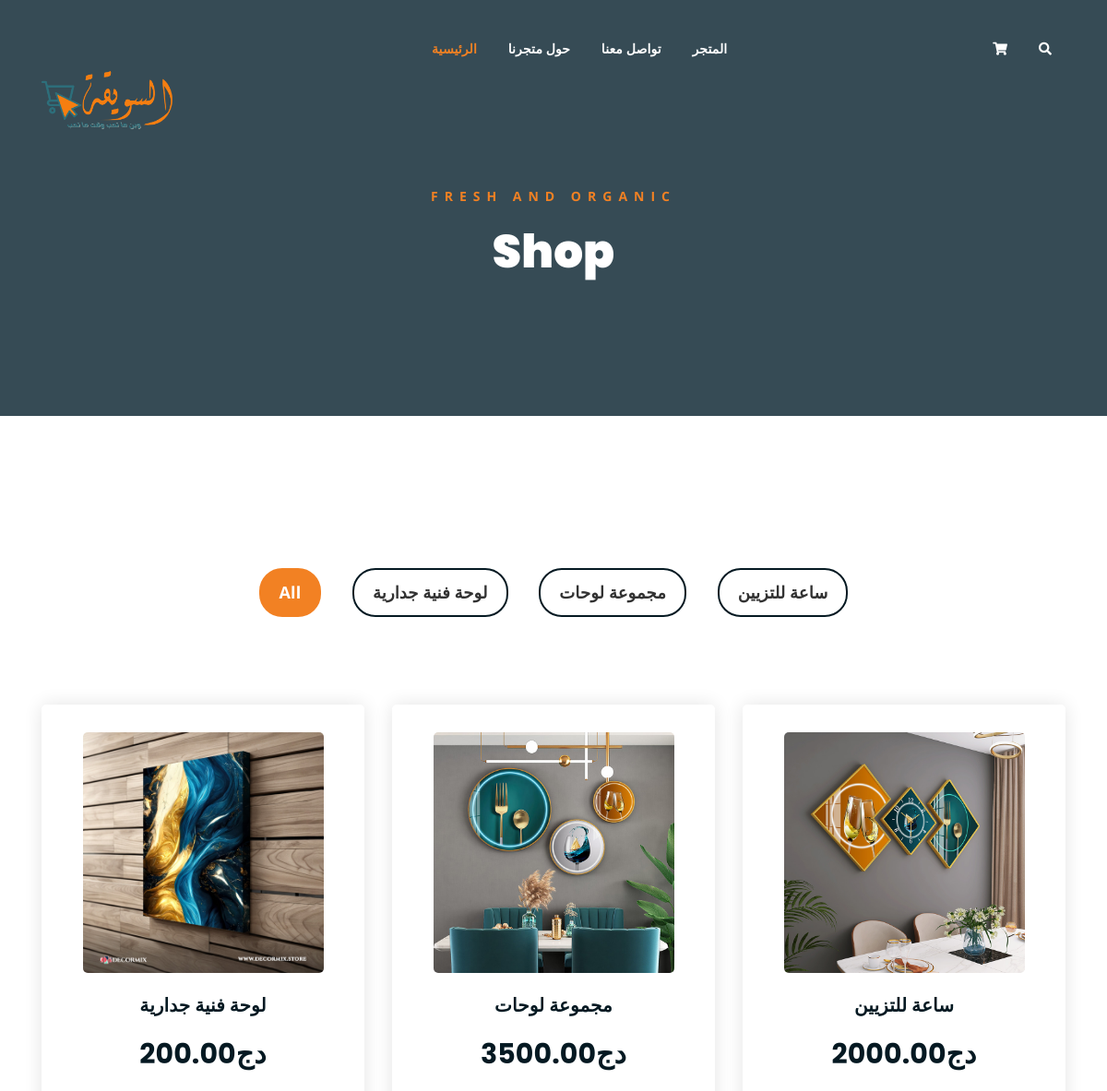
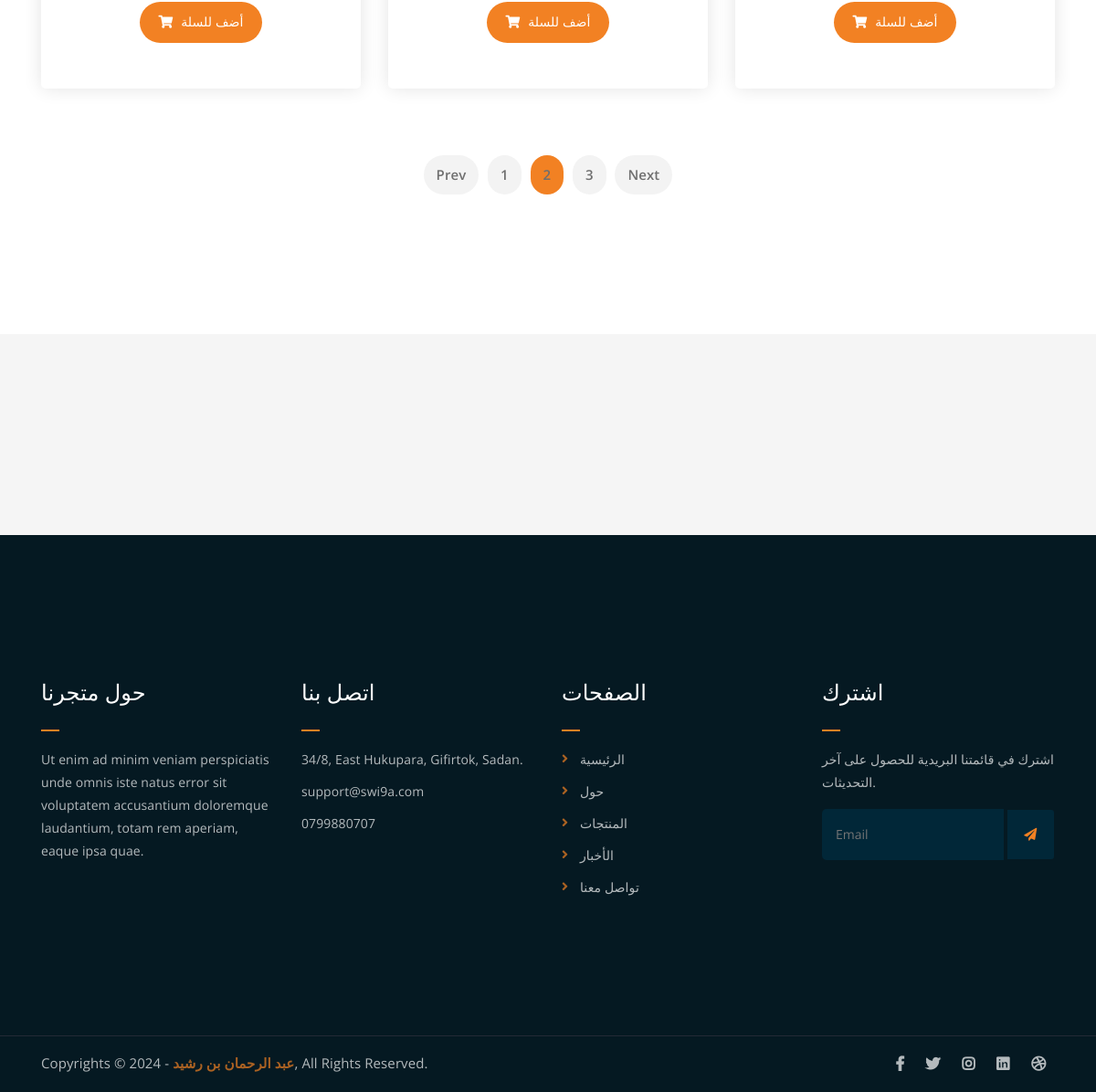
Page /shop on the committed database (2 pictures, top to bottom).
### ecom_site/models.py (models this page shows, shortened)
class Product(models.Model):
    name=models.CharField(max_length=20)
    price=models.DecimalField(max_digits=20,decimal_places=2)
    image=models.ImageField(upload_to='photos')
    describtion=models.TextField()

### ecom_site/views.py (the view)
# urls.py: path('shop',views.shop,name='shop'),
def shop(request):
    context={'products':Product.objects.all()}
    return render(request,'pages/shop.html',context)

### templates/pages/shop.html
{% extends 'base.html' %}
{% load static %}
{% block content %}
	<div class="breadcrumb-section breadcrumb-bg">
		<div class="container">
			<div class="row">
				<div class="col-lg-8 offset-lg-2 text-center">
					<div class="breadcrumb-text">
						<p>Fresh and Organic</p>
						<h1>Shop</h1>
					</div>
				</div>
			</div>
		</div>
	</div>
	<div class="product-section mt-150 mb-150">
		<div class="container">
			<div class="row">
                <div class="col-md-12">
                    <div class="product-filters">
                        <ul>
							<li class="active" data-filter="*">All</li>
							{% for product in products %}
                            <li data-filter=".{{product.name}}">{{product.name}}</li>
                            {% endfor %}
                        </ul>
                    </div>
                </div>
            </div>
			<div class="row product-lists">
				{% for product in products %}
				<div class="col-lg-4 col-md-6 text-center {{product.name}}">
					<div class="single-product-item">
						<div class="product-image">
							<a href="{% url 'single-product' product.id %}"><img src="{{product.image.url}}" alt=""></a>
						</div>
						<h3>{{product.name}}</h3>
						<p class="product-price"> دج{{product.price}} </p>
						<a href="{% url 'add_to_cart' product.id %}" class="cart-btn"><i class="fas fa-shopping-cart"></i> أضف للسلة</a>
					</div>
				</div>
				{% endfor %}
			</div>
			<div class="row">
				<div class="col-lg-12 text-center">
					<div class="pagination-wrap">
						<ul>
							<li><a href="#">Prev</a></li>
							<li><a href="#">1</a></li>
							<li><a class="active" href="#">2</a></li>
							<li><a href="#">3</a></li>
							<li><a href="#">Next</a></li>
						</ul>
					</div>
				</div>
			</div>
		</div>
	</div>
{% endblock content %}

### fruit/static/assets/css/main.css (style rules this page uses)
html { font-size: 14px; font-weight: 400; line-height: 28px; height: 100%; }
body { font-family: "Open Sans", sans-serif; font-weight: 400; font-size: 1rem; letter-spacing: 0.1px; line-height: 1.8; color: #051922; overflow-x: hidden; }
body img { max-width: 100%; }
a { cursor: pointer; text-decoration: none; -webkit-transition: all 0.2s ease-in-out; -o-transition: all 0.2s ease-in-out; transition: all 0.2s ease-in-out; }
h1, .h1, h2, .h2, h3, .h3, h4, .h4, h5, .h5, h6, .h6 { font-family: "Poppins", sans-serif; font-weight: 700; margin: 0 0 1.25rem 0; color: #051922; }
h1:last-child, .h1:last-child, h2:last-child, .h2:last-child, h3:last-child, .h3:last-child, h4:last-child, .h4:last-child, h5:last-child, .h5:last-child, h6:last-child, .h6:last-child { margin: 0; }
h1, .h1 { font-size: 4rem; font-weight: 700; line-height: 4rem; }
h3, .h3 { font-size: 2rem; font-weight: 700; line-height: 2.25rem; }
p { font-family: "Open Sans", sans-serif; font-weight: 400; font-size: 1rem; letter-spacing: 0.1px; line-height: 1.8; color: #051922; margin: 0 0 1.25rem 0; }
.mt-150 { margin-top: 150px; }
.mb-150 { margin-bottom: 150px; }
a.boxed-btn, a.bordered-btn, a.cart-btn { border-radius: 50px; }
.breadcrumb-bg { background-image: url(../img/breadcrumb-bg.jpg); }
.breadcrumb-text p { color: #F28123; font-weight: 700; text-transform: uppercase; letter-spacing: 7px; }
.breadcrumb-text h1 { font-size: 50px; font-weight: 900; color: #fff; margin: 0; margin-top: 20px; }
.breadcrumb-section { padding: 150px 0; background-size: cover; background-position: center center; position: relative; z-index: 1; background-attachment: fixed; padding-top: 200px; }
.breadcrumb-section:after { position: absolute; left: 0; top: 0; width: 100%; height: 100%; content: ""; background-color: #07212e; z-index: -1; opacity: 0.8; }
.pagination-wrap ul li a { -webkit-transition: 0.3s; -o-transition: 0.3s; transition: 0.3s; }
.product-image img { -webkit-transition: 0.3s; -o-transition: 0.3s; transition: 0.3s; }
a.cart-btn { -webkit-transition: 0.3s; -o-transition: 0.3s; transition: 0.3s; }
.single-product-item { -webkit-transition: 0.3s; -o-transition: 0.3s; transition: 0.3s; }
html, body { height: 100%; }
.pagination-wrap { margin-top: 40px; }
.pagination-wrap ul { margin: 0; padding: 0; list-style: none; }
.pagination-wrap ul li { display: inline-block; }
.pagination-wrap ul li a { color: #6f6f6f; font-size: 15px; background-color: #f3f3f3; display: inline-block; padding: 8px 14px; border-radius: 5px; margin: 3px; font-weight: 600; border-radius: 50px; }
.pagination-wrap ul li a.active { background-color: #F28123; }
.product-filters { margin-bottom: 80px; }
.product-filters ul { margin: 0; padding: 0; list-style: none; text-align: center; }
.product-filters ul li { display: inline-block; font-weight: 700; font-size: 18px; margin: 15px; border: 2px solid #051922; color: #323232; cursor: pointer; padding: 8px 20px; border-radius: 25px; }
.product-filters ul li.active { border: 2px solid #F28123; background-color: #F28123; color: #fff; }
.single-product-item { margin-bottom: 30px; }
.product-image { padding: 30px; padding-bottom: 0; }
.product-image img { width: 90%; border-radius: 5px; margin-bottom: 20px; }
.single-product-item h3 { font-size: 20px; font-weight: 600; margin-bottom: 10px; }
p.product-price { font-family: 'Poppins', sans-serif; font-size: 30px; font-weight: 700; margin-bottom: 15px; }
a.cart-btn { font-family: 'Poppins', sans-serif; display: inline-block; background-color: #F28123; color: #fff; padding: 10px 20px; }
a.cart-btn i { margin-right: 5px; }
.single-product-item { -webkit-box-shadow: 0 0 20px #e4e4e4; box-shadow: 0 0 20px #e4e4e4; padding-bottom: 50px; border-radius: 5px; }

### rows in the picture
Product: name "لوحة فنية جدارية", image (picture), price "200.00"
Product: name "مجموعة لوحات", image (picture), price "3500.00"
Product: name "ساعة للتزيين", image (picture), price "2000.00"
